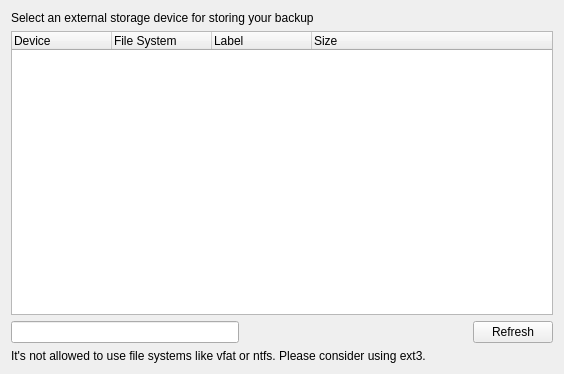
<?xml version="1.0" encoding="UTF-8"?>
<ui version="4.0">
 <class>AddBackupWizardPage1View</class>
 <widget class="QWidget" name="AddBackupWizardPage1View">
  <property name="geometry">
   <rect>
    <x>0</x>
    <y>0</y>
    <width>564</width>
    <height>374</height>
   </rect>
  </property>
  <property name="windowTitle">
   <string>Form</string>
  </property>
  <layout class="QVBoxLayout" name="verticalLayout">
   <item>
    <widget class="QLabel" name="label">
     <property name="text">
      <string>Select an external storage device for storing your backup</string>
     </property>
    </widget>
   </item>
   <item>
    <widget class="QTreeWidget" name="devicesWidget">
     <property name="columnCount">
      <number>4</number>
     </property>
     <column>
      <property name="text">
       <string>Device</string>
      </property>
     </column>
     <column>
      <property name="text">
       <string>File System</string>
      </property>
     </column>
     <column>
      <property name="text">
       <string>Label</string>
      </property>
     </column>
     <column>
      <property name="text">
       <string>Size</string>
      </property>
     </column>
    </widget>
   </item>
   <item>
    <layout class="QHBoxLayout" name="horizontalLayout">
     <item>
      <widget class="QLineEdit" name="selectedUDI"/>
     </item>
     <item>
      <spacer name="horizontalSpacer">
       <property name="orientation">
        <enum>Qt::Horizontal</enum>
       </property>
       <property name="sizeHint" stdset="0">
        <size>
         <width>40</width>
         <height>20</height>
        </size>
       </property>
      </spacer>
     </item>
     <item>
      <widget class="QPushButton" name="btnRefresh">
       <property name="text">
        <string>Refresh</string>
       </property>
      </widget>
     </item>
    </layout>
   </item>
   <item>
    <widget class="QLabel" name="label_2">
     <property name="text">
      <string>It's not allowed to use file systems like vfat or ntfs. Please consider using ext3.</string>
     </property>
    </widget>
   </item>
  </layout>
 </widget>
 <resources/>
 <connections/>
</ui>
